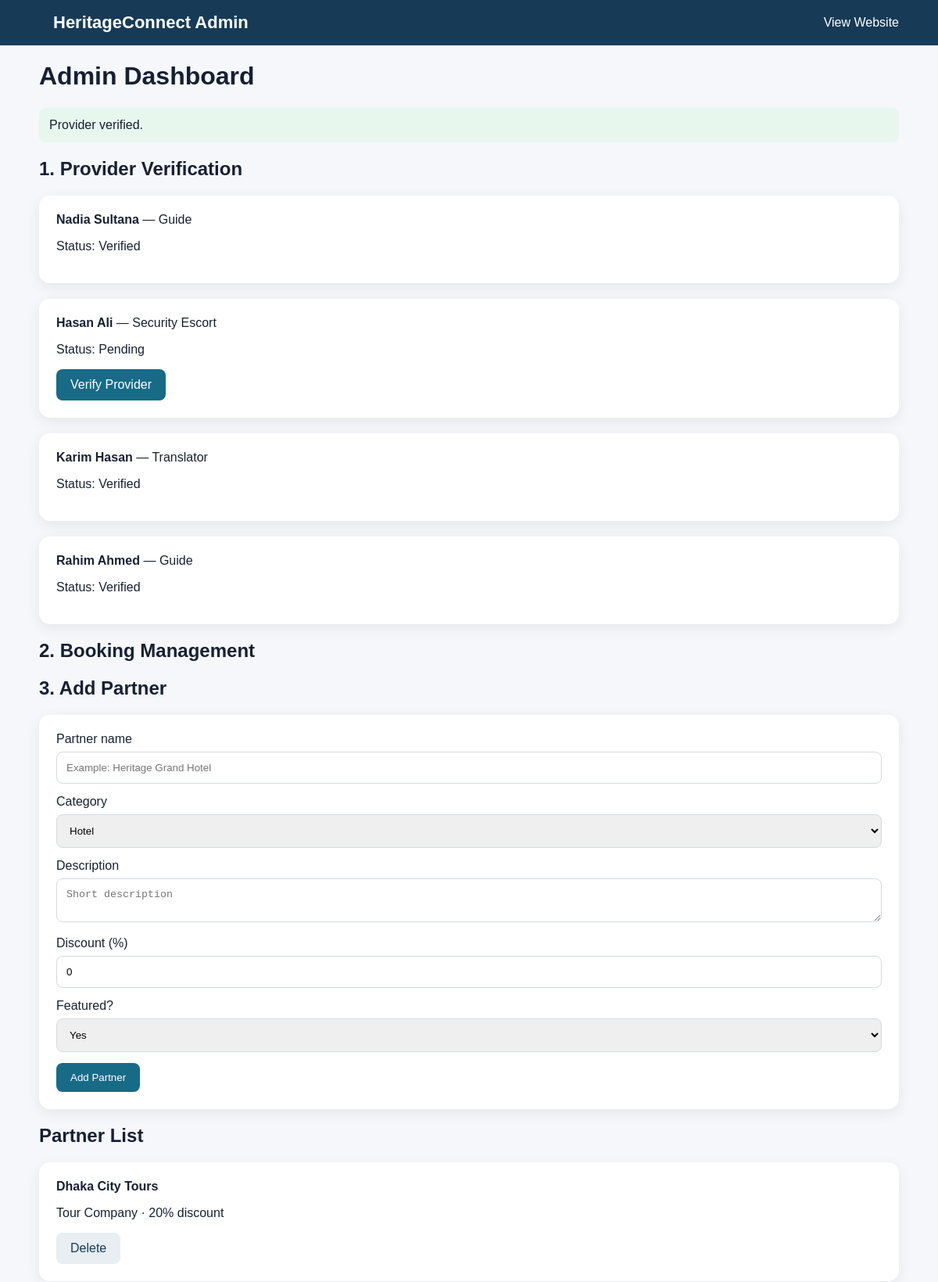
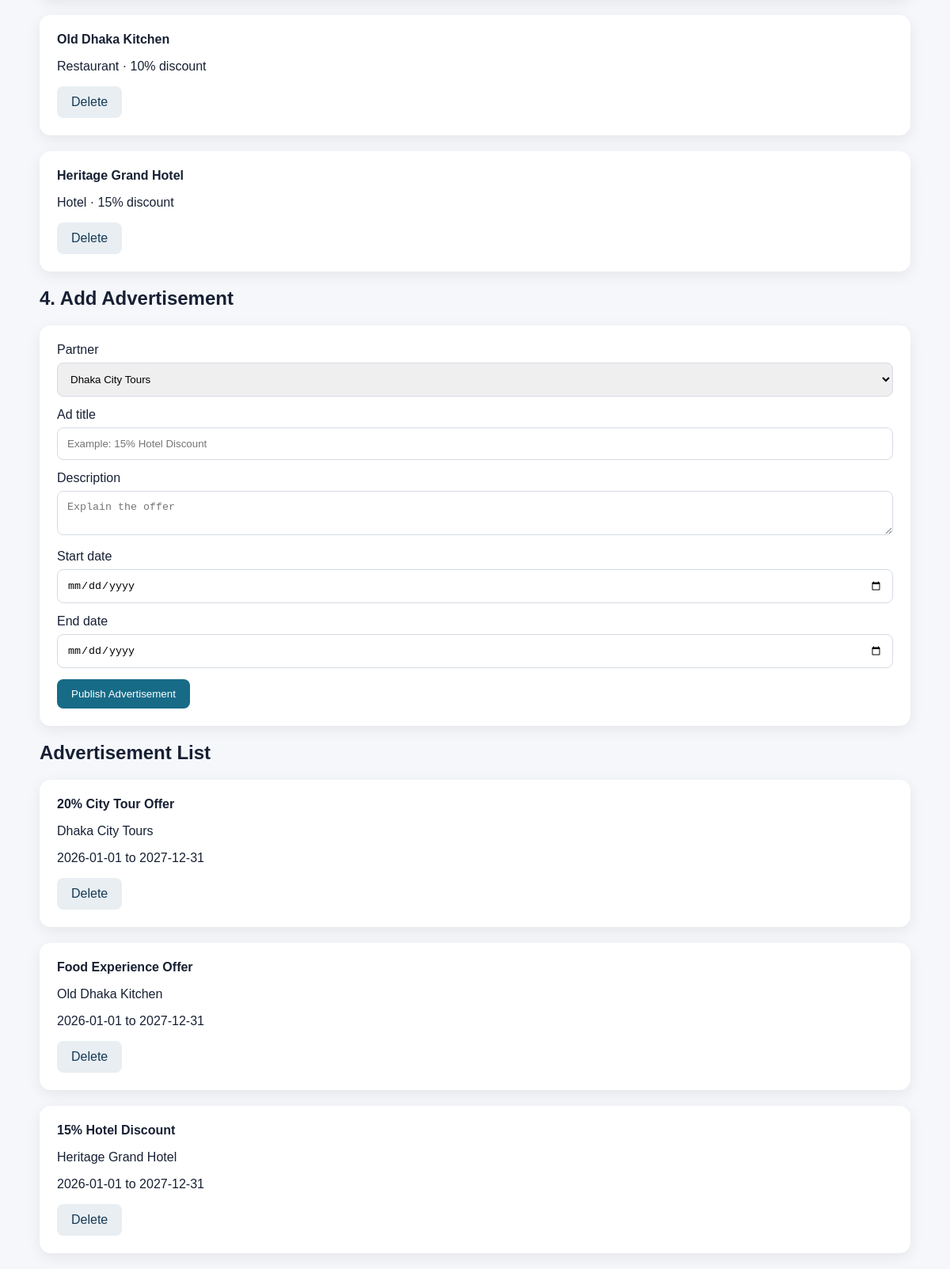
The app's page /admin/index.php?verify=3 with its own data (2 pictures, top to bottom).
### tables this page shows
CREATE TABLE service_provider (
    provider_id INT AUTO_INCREMENT PRIMARY KEY,
    name VARCHAR(100) NOT NULL,
    service_type ENUM('Guide','Translator','Security Escort') NOT NULL,
    languages VARCHAR(200) NOT NULL,
    phone VARCHAR(30),
    price DECIMAL(10,2) NOT NULL,
    verification_status ENUM('Pending','Verified','Rejected') DEFAULT 'Pending'
);

CREATE TABLE partner (
    partner_id INT AUTO_INCREMENT PRIMARY KEY,
    partner_name VARCHAR(150) NOT NULL,
    category VARCHAR(100) NOT NULL,
    description TEXT,
    discount INT DEFAULT 0,
    featured TINYINT(1) DEFAULT 0,
    status ENUM('Active','Inactive') DEFAULT 'Active'
);

CREATE TABLE advertisement (
    ad_id INT AUTO_INCREMENT PRIMARY KEY,
    partner_id INT NOT NULL,
    title VARCHAR(200) NOT NULL,
    description TEXT,
    start_date DATE NOT NULL,
    end_date DATE NOT NULL,
    status ENUM('Active','Inactive') DEFAULT 'Active',
    FOREIGN KEY (partner_id) REFERENCES partner(partner_id) ON DELETE CASCADE
);

### admin/index.php (the view, shortened to what this page needs)
<?php
include "../database.php";
$message = "";
if (isset($_GET['verify'])) {
    $id = intval($_GET['verify']);
    if (!$conn->query("UPDATE service_provider SET verification_status='Verified' WHERE provider_id=$id")) {
        $message = "Could not verify provider.";
    } else {
        $message = "Provider verified.";
    }
}
$providers = $conn->query("SELECT * FROM service_provider ORDER BY provider_id DESC");
$partners = $conn->query("SELECT * FROM partner ORDER BY partner_id DESC");
$ads = $conn->query("SELECT advertisement.*, partner.partner_name FROM advertisement JOIN partner ON advertisement.partner_id=partner.partner_id ORDER BY ad_id DESC");
?>
<!DOCTYPE html>
<html>
<head><meta charset="UTF-8"><title>Admin Dashboard</title><link rel="stylesheet" href="../style.css"></head>
<body>
<nav class="navbar"><div class="container"><a class="logo" href="../index.php">HeritageConnect Admin</a><a href="../index.php">View Website</a></div></nav>
<main class="container">
<h1>Admin Dashboard</h1>
<?php if($message): ?><div class="success"><?= htmlspecialchars($message) ?></div><?php endif; ?>
<h2>1. Provider Verification</h2>
<?php while($p = $providers->fetch_assoc()): ?>
<div class="card">
<b><?= htmlspecialchars($p['name']) ?></b> — <?= htmlspecialchars($p['service_type']) ?>
<p>Status: <?= htmlspecialchars($p['verification_status']) ?></p>
<?php if($p['verification_status'] === 'Pending'): ?>
<a class="btn" href="?verify=<?= $p['provider_id'] ?>">Verify Provider</a>
<?php endif; ?>
</div>
<?php endwhile; ?>
<h2>2. Booking Management</h2>
<h2>3. Add Partner</h2>
<div class="form-box">
<form action="partner_add.php" method="POST">
<label>Partner name</label><input name="partner_name" placeholder="Example: Heritage Grand Hotel" required>
<label>Category</label>
<select name="category" required>
<option value="Hotel">Hotel</option>
</select>
<label>Description</label><textarea name="description" placeholder="Short description"></textarea>
<label>Discount (%)</label><input type="number" name="discount" min="0" max="100" value="0">
<label>Featured?</label><select name="featured"><option value="1">Yes</option><option value="0">No</option></select>
<button type="submit">Add Partner</button>
</form>
</div>
<h2>Partner List</h2>
<?php while($p = $partners->fetch_assoc()): ?>
<div class="card">
<b><?= htmlspecialchars($p['partner_name']) ?></b>
<p><?= htmlspecialchars($p['category']) ?> · <?= $p['discount'] ?>% discount</p>
<a class="btn secondary" href="?delete_partner=<?= $p['partner_id'] ?>" onclick="return confirm('Delete this partner?')">Delete</a>
</div>
<?php endwhile; ?>
<h2>4. Add Advertisement</h2>
<div class="form-box">
<form action="ad_add.php" method="POST">
<label>Partner</label>
<select name="partner_id" required>
<?php
$list = $conn->query("SELECT partner_id, partner_name FROM partner WHERE status='Active' ORDER BY partner_name");
if (!$list) {
    echo '<option value="">Could not load partners</option>';
} elseif ($list->num_rows === 0) {
    echo '<option value="">No active partners available</option>';
} else {
while($p = $list->fetch_assoc()):
?>
<option value="<?= $p['partner_id'] ?>"><?= htmlspecialchars($p['partner_name']) ?></option>
<?php endwhile; } ?>
</select>
<label>Ad title</label><input name="title" placeholder="Example: 15% Hotel Discount" required>
<label>Description</label><textarea name="description" placeholder="Explain the offer"></textarea>
<label>Start date</label><input type="date" name="start_date" required>
<label>End date</label><input type="date" name="end_date" required>
<button type="submit">Publish Advertisement</button>
</form>
</div>
<h2>Advertisement List</h2>
<?php while($a = $ads->fetch_assoc()): ?>
<div class="card">
<b><?= htmlspecialchars($a['title']) ?></b>
<p><?= htmlspecialchars($a['partner_name']) ?></p>
<p><?= htmlspecialchars($a['start_date']) ?> to <?= htmlspecialchars($a['end_date']) ?></p>
<a class="btn secondary" href="?delete_ad=<?= $a['ad_id'] ?>" onclick="return confirm('Delete this advertisement?')">Delete</a>
</div>
<?php endwhile; ?>
</main>
</body>
</html>

### style.css (style rules this page uses)
* { box-sizing: border-box; }
body { margin: 0; font-family: Arial, sans-serif; background: #f5f7fb; color: #172033; }
.container { width: 92%; max-width: 1100px; margin: auto; }
.navbar { background: #173b57; color: white; padding: 16px 0; }
.navbar .container { display: flex; justify-content: space-between; align-items: center; gap: 20px; }
.logo { color: white; text-decoration: none; font-size: 22px; font-weight: bold; }
.navbar a { color: white; text-decoration: none; margin-left: 18px; }
.search-box, .form-box, .card { background: white; padding: 22px; border-radius: 14px; box-shadow: 0 5px 18px rgba(0,0,0,.07); margin: 20px 0; }
input, select, textarea { width: 100%; padding: 12px; border: 1px solid #d5dbe3; border-radius: 8px; margin: 7px 0 14px; }
button, .btn { border: 0; background: #176b87; color: white; padding: 11px 18px; border-radius: 8px; cursor: pointer; text-decoration: none; display: inline-block; }
.btn.secondary { background: #e8eef2; color: #173b57; }
.success { padding: 13px; background: #e7f7ed; border-radius: 8px; margin: 15px 0; }

### records on screen
service_provider: name "Nadia Sultana", service_type "Guide", verification_status "Verified"
service_provider: name "Hasan Ali", service_type "Security Escort", verification_status "Pending"
service_provider: name "Karim Hasan", service_type "Translator", verification_status "Verified"
service_provider: name "Rahim Ahmed", service_type "Guide", verification_status "Verified"
partner: partner_name "Dhaka City Tours", category "Tour Company", discount "20"
partner: partner_name "Old Dhaka Kitchen", category "Restaurant", discount "10"
partner: partner_name "Heritage Grand Hotel", category "Hotel", discount "15"
advertisement: title "20% City Tour Offer", partner.partner_name "Dhaka City Tours", start_date "2026-01-01", end_date "2027-12-31"
advertisement: title "Food Experience Offer", partner.partner_name "Old Dhaka Kitchen", start_date "2026-01-01", end_date "2027-12-31"
advertisement: title "15% Hotel Discount", partner.partner_name "Heritage Grand Hotel", start_date "2026-01-01", end_date "2027-12-31"

### other values on screen
$message "Provider verified."
form field partner_id "Dhaka City Tours"
